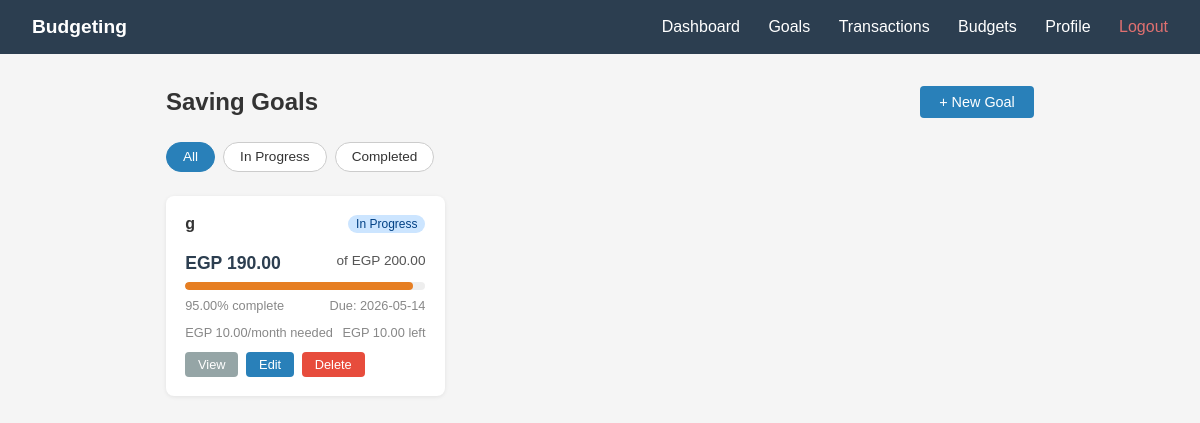
Before: /saving-goals/ (signed in) with the older database file.
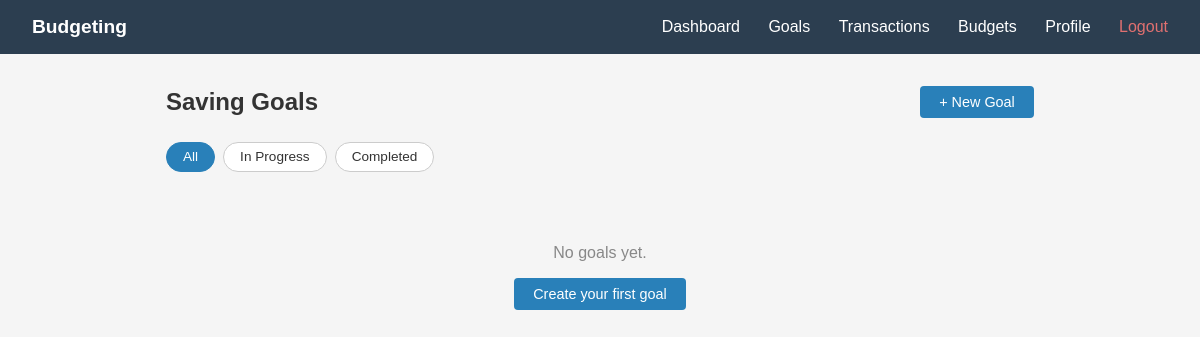
After: the same page with the newer database file.
### saving_goals/models.py (models this page shows, shortened)
class SavingGoal(models.Model):
    class Status(models.TextChoices):
        IN_PROGRESS = "In Progress", "In Progress"
        COMPLETED   = "Completed",   "Completed"
    user = models.ForeignKey(settings.AUTH_USER_MODEL, on_delete=models.CASCADE, related_name="saving_goals")
    goal_name= models.CharField(max_length=100)
    target_amount = models.DecimalField(max_digits=10, decimal_places=2)
    current_amount = models.DecimalField(max_digits=10, decimal_places=2, default=0.00)
    deadline = models.DateField()
    status= models.CharField(max_length=20, choices=Status.choices, default=Status.IN_PROGRESS)
    created_at = models.DateTimeField(auto_now_add=True)
    updated_at = models.DateTimeField(auto_now=True)
    class Meta:
        ordering = ["deadline"]
        verbose_name = "Saving Goal"
        verbose_name_plural = "Saving Goals"

### saving_goals/views.py (the view)
# urls.py: path("", views.SavingGoalListView.as_view(),name="saving-goals-list"),
class SavingGoalListView(LoginRequiredMixin, View):
    def get(self, request):
        status_filter = request.GET.get("status")
        goals = services.get_user_goals(request.user, status_filter=status_filter)
        context = {
            "goals":[services.build_goal_data(g) for g in goals],
            "status_filter": status_filter,
        }
        return render(request, "saving_goals/list.html", context)

### saving_goals/services.py (called while the page is built)
def get_user_goals(user, status_filter=None):
    qs = SavingGoal.objects.filter(user=user)
    if status_filter:
        qs = qs.filter(status=status_filter)
    return qs

def calculate_progress(goal):
    if goal.target_amount == 0:
        return Decimal("0.00")
    raw = (goal.current_amount / goal.target_amount) * 100
    return min(Decimal("100.00"), round(raw, 2))

def calculate_monthly_saving_needed(goal):
    today  = timezone.now().date()
    months = (goal.deadline.year - today.year) * 12 + (goal.deadline.month - today.month)
    months = max(1, months)
    remaining = max(Decimal("0.00"), goal.target_amount - goal.current_amount)
    return round(remaining / months, 2)

### saving_goals/singleton.py (called while the page is built)
    def __new__(cls):
        if cls._instance is None:
            cls._instance = object.__new__(SessionManager)
            cls._instance._session_data = {}
        return cls._instance

    def set(self, key: str, value):
        self._session_data[key] = value

### saving_goals/templates/saving_goals/list.html (shortened to what this page needs)
{% extends "base.html" %}
{% block content %}
<div class="page-header">
    <h1>Saving Goals</h1>
    <a href="{% url 'saving-goals-create' %}" class="btn btn-primary">+ New Goal</a>
</div>
<div class="filters">
    <a href="{% url 'saving-goals-list' %}" class="filter-btn {% if not status_filter %}active{% endif %}">All</a>
    <a href="{% url 'saving-goals-list' %}?status=In+Progress" class="filter-btn {% if status_filter == 'In Progress' %}active{% endif %}">In Progress</a>
    <a href="{% url 'saving-goals-list' %}?status=Completed" class="filter-btn {% if status_filter == 'Completed' %}active{% endif %}">Completed</a>
</div>
{% if goals %}
<div class="goals-grid">
    {% for goal in goals %}
    <div class="goal-card">
        <div style="display:flex; justify-content:space-between; align-items:flex-start; margin-bottom:0.5rem;">
            <h3>{{ goal.goal_name }}</h3>
            <span class="status-badge {% if goal.status == 'Completed' %}completed{% else %}in-progress{% endif %}">
                {{ goal.status }}
            </span>
        </div>
        <div class="amounts">
            <span class="current">EGP {{ goal.current_amount }}</span>
            <span>of EGP {{ goal.target_amount }}</span>
        </div>
        <div class="progress-track">
            <div class="progress-fill
                {% if goal.progress_percentage == '100.00' %}complete
                {% elif goal.progress_percentage >= '80.00' %}warning
                {% endif %}"
                style="width: {{ goal.progress_percentage }}%">
            </div>
        </div>
        <div class="meta">
            <span>{{ goal.progress_percentage }}% complete</span>
            <span>Due: {{ goal.deadline }}</span>
        </div>
        {% if goal.status != 'Completed' %}
        <div class="meta">
            <span>EGP {{ goal.monthly_saving_needed }}/month needed</span>
            <span>EGP {{ goal.remaining_amount }} left</span>
        </div>
        {% endif %}
        <div class="card-actions">
            <a href="{% url 'saving-goals-detail' goal.id %}" class="btn btn-secondary" style="font-size:0.8rem; padding:0.3rem 0.8rem;">View</a>
            <a href="{% url 'saving-goals-edit' goal.id %}"   class="btn btn-primary"   style="font-size:0.8rem; padding:0.3rem 0.8rem;">Edit</a>
            <a href="{% url 'saving-goals-delete' goal.id %}" class="btn btn-danger"    style="font-size:0.8rem; padding:0.3rem 0.8rem;">Delete</a>
        </div>
    </div>
    {% endfor %}
</div>
{% else %}
<div class="empty-state">
    <p>No goals yet.</p>
    <a href="{% url 'saving-goals-create' %}" class="btn btn-primary" style="margin-top:1rem;">Create your first goal</a>
</div>
{% endif %}
{% endblock %}

Changed rows visible on the page:
removed SavingGoal: goal_name "g", status "In Progress", current_amount "190.00", target_amount "200.00", progress_percentage "95.00", deadline "2026-05-14", monthly_saving_needed "10.00", remaining_amount "10.00"
Other visible differences:
text now shown: "No goals yet. Create your first goal"
